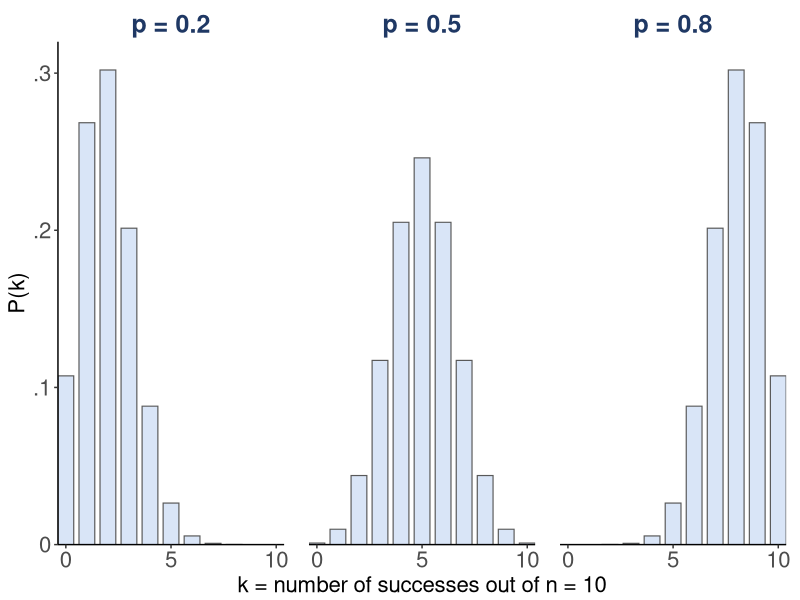
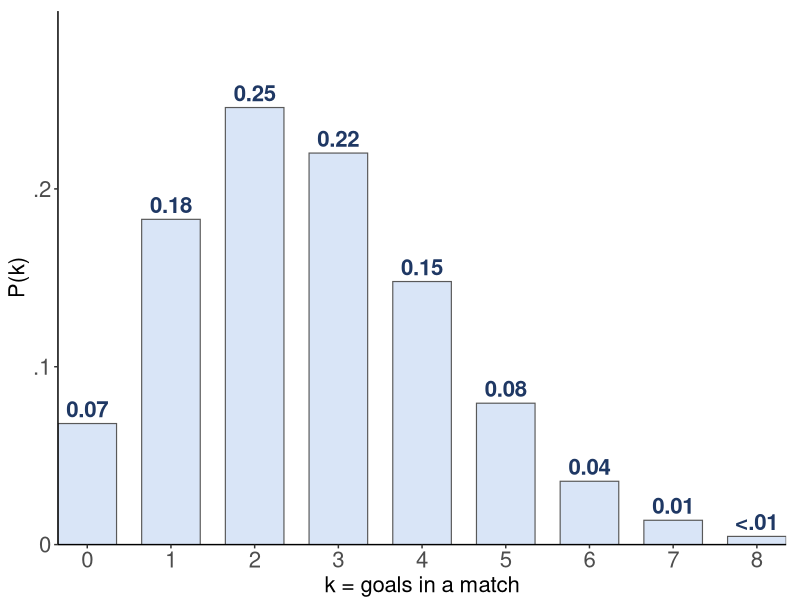

The R script that drew these images, in order: (Note: this script raises an error after producing the figures.)
#Builds the figures for the Week 7 Lecture 15 deck (10/5/2026): the rest of the
#Lecture 14 probability material (carried over, its figures come from
#make_lecture13_figures.R and make_lecture14_figures.R), then the Bernoulli, binomial
#and Poisson distributions.
#
#  l15_binomial_shapes.png  Binom(10, p) for p = 0.2, 0.5, 0.8 side by side: what p
#                           does to the shape
#  l15_poisson_goals.png    Poisson(2.69): goals per match at the 2022 World Cup
#
#  l15_figure_sizes.csv     the size, in points, each figure is drawn at
#
#It also asserts every number the new slides print, by the hand formula the course
#teaches, so the slides cannot drift from the arithmetic.
#
#SOURCES (checked Oct 5 2026)
#  2022 FIFA World Cup: 172 goals in 64 matches (2.69 per match, a record for the
#    32-team format) - Wikipedia "2022 FIFA World Cup", tournament statistics. Seven
#    matches ended 0-0 (Denmark-Tunisia, Mexico-Poland, Morocco-Croatia, Uruguay-South
#    Korea, England-USA, Croatia-Belgium, Morocco-Spain after extra time), tying the
#    record - Eurosport / BetMGM "how many World Cup matches finished 0-0".
#  Stephen Curry career free throws: 4,236 of 4,645 = .912 - Basketball-Reference,
#    curryst01, career totals.
#
#TYPE SIZE. Same rule as the other make_lectureN_figures.R scripts: nothing on a slide
#is under 16pt, so each figure is drawn at exactly its on-slide size (points / 72
#inches) and every text size goes through tsz() or el(), which refuse anything smaller.

suppressPackageStartupMessages(library(ggplot2))

this_file <- tryCatch(normalizePath(sys.frame(1)$ofile, winslash = "/"),
                      error = function(e) NA_character_)
if (is.na(this_file)) {
  args <- commandArgs(trailingOnly = FALSE)
  m <- grep("^--file=", args, value = TRUE)
  this_file <- if (length(m)) normalizePath(sub("^--file=", "", m[[1]]),
                                            winslash = "/") else NA_character_
}
if (is.na(this_file)) stop("Could not determine the script location; run it with Rscript.")
assets_dir <- dirname(this_file)

NAVY <- "#1F3864"; PALE <- "#D9E5F7"
MIN_PT <- 16
tsz <- function(pt) { stopifnot(pt >= MIN_PT); pt / ggplot2::.pt }
el  <- function(pt, ...) { stopifnot(pt >= MIN_PT); element_text(size = pt, ...) }

sizes <- data.frame(file = character(), w_pt = numeric(), h_pt = numeric(),
                    stringsAsFactors = FALSE)
save_fig <- function(p, file, w_pt, h_pt) {
  ggsave(file.path(assets_dir, file), p, width = w_pt / 72, height = h_pt / 72,
         dpi = 300, bg = "white")
  sizes[nrow(sizes) + 1, ] <<- list(file, w_pt, h_pt)
}

#the hand formulas, exactly as written on the slides
binom_pmf <- function(k, n, p) factorial(n) / (factorial(k) * factorial(n - k)) * p^k * (1 - p)^(n - k)
pois_pmf  <- function(k, lambda) lambda^k * exp(-lambda) / factorial(k)
near <- function(a, b, tol = 5e-4) abs(a - b) < tol

#----------------------------------------------------------------------------
#numbers printed on the slides

#guessing one 4-option question: Bernoulli(0.25)
p1 <- 0.25
stopifnot(1 - p1 == 0.75, p1 * (1 - p1) == 0.1875)

#three tosses again: Binom(3, 0.5), P(X = 2) = 3/8 and 3!/(2!1!) = 3
stopifnot(choose(3, 2) == 3, binom_pmf(2, 3, 0.5) == 3 / 8)

#guessing a 10-question quiz: Binom(10, 0.25)
stopifnot(near(binom_pmf(3, 10, 0.25), 0.250), near(dbinom(3, 10, 0.25), binom_pmf(3, 10, 0.25), 1e-12),
          near(binom_pmf(0, 10, 0.25), 0.056), 10 * 0.25 == 2.5,
          near(sqrt(10 * 0.25 * 0.75), 1.37, 5e-3))

#Curry free throws: Binom(10, 0.912)
p_ft <- 4236 / 4645
stopifnot(near(p_ft, 0.912))
stopifnot(near(0.912^10, 0.398), near(1 - 0.912^10, 0.602), near(10 * 0.912, 9.12, 1e-9))

#World Cup goals: Poisson(172 / 64)
lam <- 172 / 64
stopifnot(near(lam, 2.69, 5e-3), near(pois_pmf(0, lam), 0.068), near(dpois(0, lam), pois_pmf(0, lam), 1e-12),
          near(64 * pois_pmf(0, lam), 4.4, 0.05),
          near(lam / 2, 1.34, 5e-3), near(exp(-lam / 2), 0.26, 5e-3))
pk <- pois_pmf(0:8, lam)
stopifnot(which.max(pk) == 3, near(pk[3], 0.25, 5e-3), near(pk[4], 0.22, 5e-3))

#----------------------------------------------------------------------------
#l15_binomial_shapes.png: Binom(10, p) for three values of p, same y axis
ps <- c(0.2, 0.5, 0.8)
d <- do.call(rbind, lapply(ps, function(p) data.frame(
  k = 0:10, prob = binom_pmf(0:10, 10, p), panel = sprintf("p = %.1f", p))))
stopifnot(all(abs(tapply(d$prob, d$panel, sum) - 1) < 1e-12))
pb <- ggplot(d, aes(k, prob)) +
  geom_col(width = 0.75, fill = PALE, colour = "grey35", linewidth = 0.4) +
  facet_wrap(~panel, nrow = 1) +
  scale_x_continuous(breaks = c(0, 5, 10)) +
  scale_y_continuous(breaks = c(0, 0.1, 0.2, 0.3), labels = c("0", ".1", ".2", ".3")) +
  coord_cartesian(ylim = c(0, 0.32), expand = FALSE) +
  labs(x = "k = number of successes out of n = 10", y = "P(k)") +
  theme_classic() +
  theme(axis.title = el(16), axis.text = el(16),
        strip.text = el(18, face = "bold", colour = NAVY), strip.background = element_blank(),
        panel.spacing = unit(18, "pt"), plot.margin = margin(4, 10, 2, 6))
save_fig(pb, "l15_binomial_shapes.png", 840, 205)

#----------------------------------------------------------------------------
#l15_poisson_goals.png: Poisson(2.69), k = 0..8, bars labelled with their probability
dp <- data.frame(k = 0:8, prob = pk, lab = ifelse(pk < 0.005, "<.01", sprintf("%.2f", pk)))
pp <- ggplot(dp, aes(factor(k), prob)) +
  geom_col(width = 0.7, fill = PALE, colour = "grey35", linewidth = 0.4) +
  geom_text(aes(label = lab), vjust = -0.4, size = tsz(16), colour = NAVY, fontface = "bold") +
  scale_y_continuous(breaks = c(0, 0.1, 0.2), labels = c("0", ".1", ".2")) +
  coord_cartesian(ylim = c(0, 0.3), expand = FALSE) +
  labs(x = "k = goals in a match", y = "P(k)") +
  theme_classic() +
  theme(axis.title = el(16), axis.text = el(16), plot.margin = margin(8, 10, 2, 6))
save_fig(pp, "l15_poisson_goals.png", 640, 225)

write.csv(sizes, file.path(assets_dir, "l15_figure_sizes.csv"), row.names = FALSE)
cat("wrote", nrow(sizes), "figures to", assets_dir, "\n")
